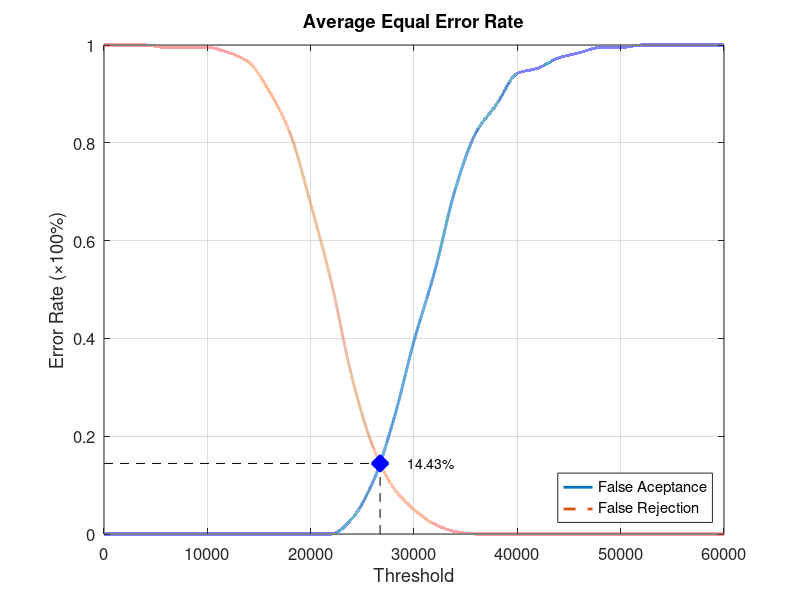
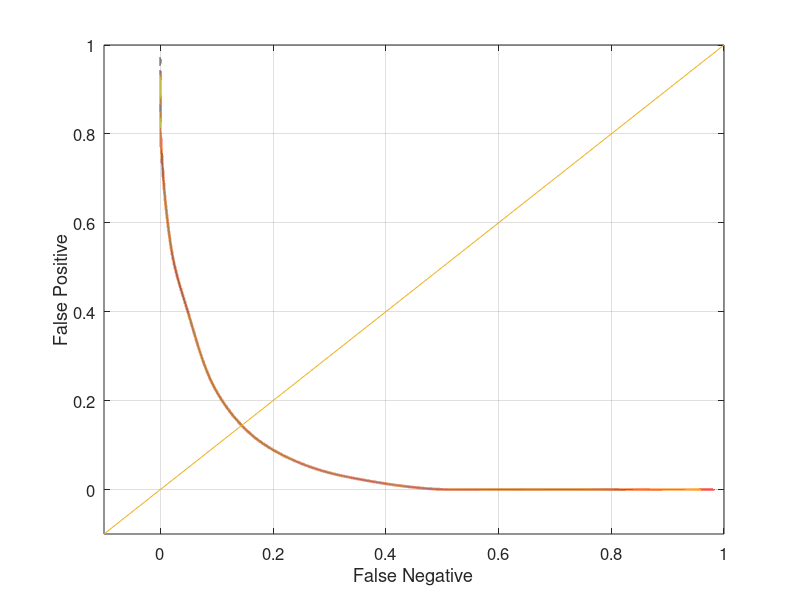

Reproduce these figures in MATLAB, in order.
function yEER = Database2_2
close all;
clear;
clc;
x = 0:2000:60000;
xq = 0:0.5:60000;

y0 = [0 0 0 0 0 0 0 0 0 0 0 0 0.0315789 0.105263 0.231579 0.394737 0.536842 0.705263 0.821053 0.878947 0.942105 0.952632 0.973684 0.984211 0.994737 0.994737 1 1 1 1 1];
yy0 = interp1(x, y0, xq, 'pchip');
y1 = [1 1 1 0.995 0.995 0.995 0.985 0.965 0.905 0.82 0.675 0.515 0.32 0.18 0.095 0.05 0.02 0.005 0 0 0 0 0 0 0 0 0 0 0 0 0];
yy1 = interp1(x, y1, xq, 'pchip');

% Calculating EER: 
y2 = abs(y0 - y1);
find(y2 == min(y2))
yy2 = abs(yy0 - yy1);
xEER = find(yy2 == min(yy2));
xEERIndex = xq(xEER) % X-axis EER
yEER = yy0(xEER) % Y-axis EER

main = figure
plot(xq, yy0,'-','LineWidth', 2);	hold on
plot(xq, yy1,'--','LineWidth', 2);	hold on
plot([xEERIndex xEERIndex], [0 yEER], 'k--');	hold on
plot([0 xEERIndex], [yEER yEER], 'k--');	hold on
plot(xEERIndex, yEER, 'bx', 'LineWidth', 10);	hold on
text(xEERIndex + 10 * xEERIndex / 100, yEER, [num2str(round((10000 * yEER)) / 100) '%'])
legend('False Aceptance', 'False Rejection', 'Location', 'SouthEast')
xlabel('Threshold')
ylabel('Error Rate (\times100%)')
title('Average Equal Error Rate')
set(gca, 'FontSize', 12)
axis([0 60000 0 1])
grid on

print(main, 'Database2_2Main', '-dpng');
FNRxFPR = figure('Color', [1 1 1]);
plot(yy1, yy0, '-', yy1, yy0, 'LineWidth', 2);
hold on
y = -0.1:0.1:1
plot(y, y); 
set(gca, 'FontSize', 12)
xlabel('False Negative')
ylabel('False Positive')
axis([-0.1 1 -0.1 1])
set(gca, 'FontSize', 12)
grid on

print(FNRxFPR, 'Database2_2FNRxFPR','-dpng');
end
